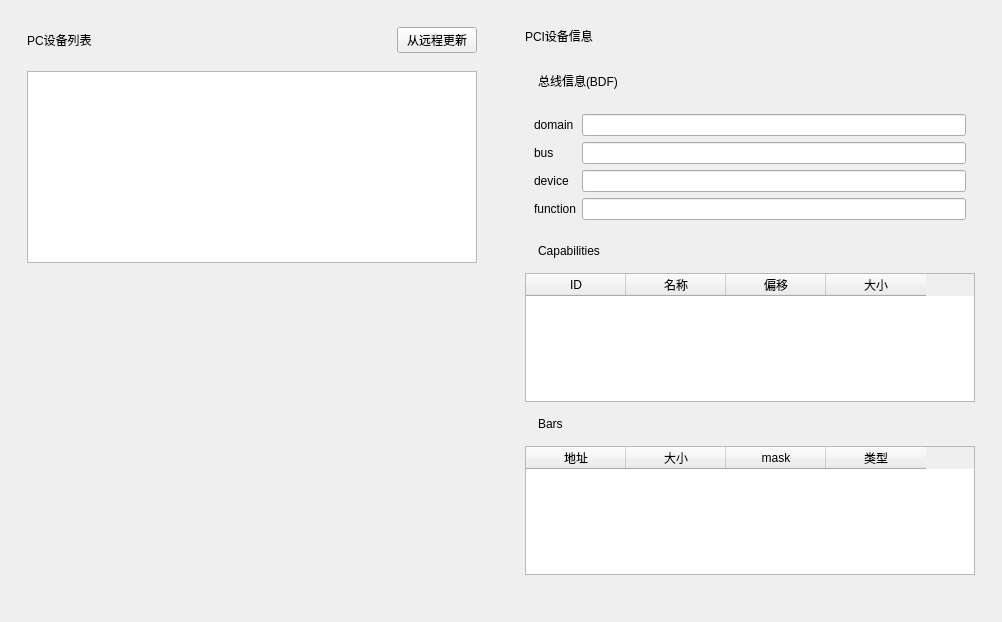
<?xml version="1.0" encoding="UTF-8"?>
<ui version="4.0">
 <class>PCIDevicesWidget</class>
 <widget class="QWidget" name="PCIDevicesWidget">
  <property name="geometry">
   <rect>
    <x>0</x>
    <y>0</y>
    <width>1002</width>
    <height>622</height>
   </rect>
  </property>
  <property name="windowTitle">
   <string>Form</string>
  </property>
  <layout class="QVBoxLayout" name="verticalLayout_6">
   <property name="spacing">
    <number>0</number>
   </property>
   <property name="leftMargin">
    <number>0</number>
   </property>
   <property name="topMargin">
    <number>0</number>
   </property>
   <property name="rightMargin">
    <number>0</number>
   </property>
   <property name="bottomMargin">
    <number>0</number>
   </property>
   <item>
    <widget class="QScrollArea" name="scrollarea">
     <property name="frameShape">
      <enum>QFrame::NoFrame</enum>
     </property>
     <property name="widgetResizable">
      <bool>true</bool>
     </property>
     <widget class="QWidget" name="scrollarea_content">
      <property name="geometry">
       <rect>
        <x>0</x>
        <y>0</y>
        <width>1002</width>
        <height>622</height>
       </rect>
      </property>
      <property name="autoFillBackground">
       <bool>true</bool>
      </property>
      <layout class="QVBoxLayout" name="verticalLayout_2">
       <property name="spacing">
        <number>0</number>
       </property>
       <property name="leftMargin">
        <number>0</number>
       </property>
       <property name="topMargin">
        <number>0</number>
       </property>
       <property name="rightMargin">
        <number>0</number>
       </property>
       <property name="bottomMargin">
        <number>20</number>
       </property>
       <item>
        <widget class="QFrame" name="frame_main">
         <property name="frameShape">
          <enum>QFrame::NoFrame</enum>
         </property>
         <property name="frameShadow">
          <enum>QFrame::Raised</enum>
         </property>
         <layout class="QHBoxLayout" name="horizontalLayout_2">
          <property name="spacing">
           <number>12</number>
          </property>
          <item>
           <widget class="QFrame" name="frame_left">
            <property name="frameShape">
             <enum>QFrame::NoFrame</enum>
            </property>
            <property name="frameShadow">
             <enum>QFrame::Raised</enum>
            </property>
            <layout class="QVBoxLayout" name="verticalLayout_4">
             <item>
              <widget class="QFrame" name="frame_pci_device">
               <property name="frameShape">
                <enum>QFrame::NoFrame</enum>
               </property>
               <property name="frameShadow">
                <enum>QFrame::Raised</enum>
               </property>
               <layout class="QVBoxLayout" name="verticalLayout">
                <property name="spacing">
                 <number>0</number>
                </property>
                <property name="leftMargin">
                 <number>0</number>
                </property>
                <property name="topMargin">
                 <number>0</number>
                </property>
                <property name="rightMargin">
                 <number>0</number>
                </property>
                <property name="bottomMargin">
                 <number>0</number>
                </property>
                <item>
                 <widget class="QFrame" name="frame_pci_device_title">
                  <property name="sizePolicy">
                   <sizepolicy hsizetype="Preferred" vsizetype="Fixed">
                    <horstretch>0</horstretch>
                    <verstretch>0</verstretch>
                   </sizepolicy>
                  </property>
                  <property name="frameShape">
                   <enum>QFrame::NoFrame</enum>
                  </property>
                  <property name="frameShadow">
                   <enum>QFrame::Raised</enum>
                  </property>
                  <layout class="QHBoxLayout" name="horizontalLayout_3">
                   <item>
                    <widget class="QLabel" name="label_pci_device">
                     <property name="text">
                      <string>PC设备列表</string>
                     </property>
                    </widget>
                   </item>
                   <item>
                    <spacer name="horizontalSpacer">
                     <property name="orientation">
                      <enum>Qt::Horizontal</enum>
                     </property>
                     <property name="sizeHint" stdset="0">
                      <size>
                       <width>40</width>
                       <height>20</height>
                      </size>
                     </property>
                    </spacer>
                   </item>
                   <item>
                    <widget class="QPushButton" name="btn_update">
                     <property name="text">
                      <string>从远程更新</string>
                     </property>
                    </widget>
                   </item>
                  </layout>
                 </widget>
                </item>
                <item>
                 <widget class="QFrame" name="frame_content">
                  <property name="frameShape">
                   <enum>QFrame::NoFrame</enum>
                  </property>
                  <property name="frameShadow">
                   <enum>QFrame::Raised</enum>
                  </property>
                  <layout class="QVBoxLayout" name="verticalLayout_3">
                   <item>
                    <widget class="QListWidget" name="listwidget_pci_devices">
                     <property name="sizePolicy">
                      <sizepolicy hsizetype="Expanding" vsizetype="Preferred">
                       <horstretch>0</horstretch>
                       <verstretch>0</verstretch>
                      </sizepolicy>
                     </property>
                     <property name="alternatingRowColors">
                      <bool>true</bool>
                     </property>
                    </widget>
                   </item>
                  </layout>
                 </widget>
                </item>
               </layout>
              </widget>
             </item>
             <item>
              <spacer name="verticalSpacer_2">
               <property name="orientation">
                <enum>Qt::Vertical</enum>
               </property>
               <property name="sizeHint" stdset="0">
                <size>
                 <width>20</width>
                 <height>0</height>
                </size>
               </property>
              </spacer>
             </item>
            </layout>
           </widget>
          </item>
          <item>
           <widget class="QFrame" name="frame_right">
            <property name="sizePolicy">
             <sizepolicy hsizetype="Expanding" vsizetype="Preferred">
              <horstretch>0</horstretch>
              <verstretch>0</verstretch>
             </sizepolicy>
            </property>
            <property name="frameShape">
             <enum>QFrame::NoFrame</enum>
            </property>
            <property name="frameShadow">
             <enum>QFrame::Raised</enum>
            </property>
            <layout class="QVBoxLayout" name="verticalLayout_5">
             <item>
              <widget class="QFrame" name="frame_pcidevice_info">
               <property name="frameShape">
                <enum>QFrame::NoFrame</enum>
               </property>
               <property name="frameShadow">
                <enum>QFrame::Raised</enum>
               </property>
               <layout class="QVBoxLayout" name="verticalLayout_7">
                <property name="spacing">
                 <number>0</number>
                </property>
                <property name="leftMargin">
                 <number>0</number>
                </property>
                <property name="topMargin">
                 <number>0</number>
                </property>
                <property name="rightMargin">
                 <number>0</number>
                </property>
                <property name="bottomMargin">
                 <number>0</number>
                </property>
                <item>
                 <widget class="QFrame" name="frame_pcidevice_info_title">
                  <property name="sizePolicy">
                   <sizepolicy hsizetype="Preferred" vsizetype="Fixed">
                    <horstretch>0</horstretch>
                    <verstretch>0</verstretch>
                   </sizepolicy>
                  </property>
                  <property name="frameShape">
                   <enum>QFrame::NoFrame</enum>
                  </property>
                  <property name="frameShadow">
                   <enum>QFrame::Raised</enum>
                  </property>
                  <layout class="QHBoxLayout" name="horizontalLayout">
                   <item>
                    <widget class="QLabel" name="label">
                     <property name="text">
                      <string>PCI设备信息</string>
                     </property>
                    </widget>
                   </item>
                  </layout>
                 </widget>
                </item>
                <item>
                 <widget class="QFrame" name="frame_pcidevice_info_content">
                  <property name="frameShape">
                   <enum>QFrame::NoFrame</enum>
                  </property>
                  <property name="frameShadow">
                   <enum>QFrame::Raised</enum>
                  </property>
                  <layout class="QVBoxLayout" name="verticalLayout_8">
                   <item>
                    <widget class="QFrame" name="frame_bus_info_title">
                     <property name="sizePolicy">
                      <sizepolicy hsizetype="Preferred" vsizetype="Fixed">
                       <horstretch>0</horstretch>
                       <verstretch>0</verstretch>
                      </sizepolicy>
                     </property>
                     <property name="frameShape">
                      <enum>QFrame::NoFrame</enum>
                     </property>
                     <property name="frameShadow">
                      <enum>QFrame::Raised</enum>
                     </property>
                     <layout class="QHBoxLayout" name="horizontalLayout_4">
                      <property name="leftMargin">
                       <number>0</number>
                      </property>
                      <property name="rightMargin">
                       <number>0</number>
                      </property>
                      <item>
                       <widget class="QLabel" name="label_bus_info_tag">
                        <property name="sizePolicy">
                         <sizepolicy hsizetype="Fixed" vsizetype="Preferred">
                          <horstretch>0</horstretch>
                          <verstretch>0</verstretch>
                         </sizepolicy>
                        </property>
                        <property name="text">
                         <string/>
                        </property>
                       </widget>
                      </item>
                      <item>
                       <widget class="QLabel" name="label_bus_info">
                        <property name="text">
                         <string>总线信息(BDF)</string>
                        </property>
                       </widget>
                      </item>
                     </layout>
                    </widget>
                   </item>
                   <item>
                    <widget class="QFrame" name="frame_bus_info">
                     <property name="frameShape">
                      <enum>QFrame::NoFrame</enum>
                     </property>
                     <property name="frameShadow">
                      <enum>QFrame::Raised</enum>
                     </property>
                     <layout class="QGridLayout" name="gridLayout">
                      <item row="2" column="0">
                       <widget class="QLabel" name="label_5">
                        <property name="text">
                         <string>device</string>
                        </property>
                       </widget>
                      </item>
                      <item row="1" column="1">
                       <widget class="QLineEdit" name="lineedit_bus"/>
                      </item>
                      <item row="2" column="1">
                       <widget class="QLineEdit" name="lineedit_device"/>
                      </item>
                      <item row="1" column="0">
                       <widget class="QLabel" name="label_3">
                        <property name="text">
                         <string>bus</string>
                        </property>
                       </widget>
                      </item>
                      <item row="0" column="0">
                       <widget class="QLabel" name="label_4">
                        <property name="text">
                         <string>domain</string>
                        </property>
                       </widget>
                      </item>
                      <item row="3" column="0">
                       <widget class="QLabel" name="label_6">
                        <property name="text">
                         <string>function</string>
                        </property>
                       </widget>
                      </item>
                      <item row="0" column="1">
                       <widget class="QLineEdit" name="lineedit_domain"/>
                      </item>
                      <item row="3" column="1">
                       <widget class="QLineEdit" name="lineedit_func"/>
                      </item>
                     </layout>
                    </widget>
                   </item>
                   <item>
                    <widget class="QFrame" name="frame_caps_title">
                     <property name="frameShape">
                      <enum>QFrame::NoFrame</enum>
                     </property>
                     <property name="frameShadow">
                      <enum>QFrame::Raised</enum>
                     </property>
                     <layout class="QHBoxLayout" name="horizontalLayout_5">
                      <property name="leftMargin">
                       <number>0</number>
                      </property>
                      <property name="rightMargin">
                       <number>0</number>
                      </property>
                      <item>
                       <widget class="QLabel" name="label_caps_tag">
                        <property name="sizePolicy">
                         <sizepolicy hsizetype="Fixed" vsizetype="Preferred">
                          <horstretch>0</horstretch>
                          <verstretch>0</verstretch>
                         </sizepolicy>
                        </property>
                        <property name="text">
                         <string/>
                        </property>
                       </widget>
                      </item>
                      <item>
                       <widget class="QLabel" name="label_caps">
                        <property name="text">
                         <string>Capabilities</string>
                        </property>
                       </widget>
                      </item>
                     </layout>
                    </widget>
                   </item>
                   <item>
                    <widget class="QTableWidget" name="tablewidget_caps">
                     <property name="sizePolicy">
                      <sizepolicy hsizetype="Preferred" vsizetype="Preferred">
                       <horstretch>0</horstretch>
                       <verstretch>0</verstretch>
                      </sizepolicy>
                     </property>
                     <property name="autoScroll">
                      <bool>false</bool>
                     </property>
                     <property name="alternatingRowColors">
                      <bool>true</bool>
                     </property>
                     <column>
                      <property name="text">
                       <string>ID</string>
                      </property>
                     </column>
                     <column>
                      <property name="text">
                       <string>名称</string>
                      </property>
                     </column>
                     <column>
                      <property name="text">
                       <string>偏移</string>
                      </property>
                     </column>
                     <column>
                      <property name="text">
                       <string>大小</string>
                      </property>
                     </column>
                    </widget>
                   </item>
                   <item>
                    <widget class="QFrame" name="frame_bars_title">
                     <layout class="QHBoxLayout" name="horizontalLayout_6">
                      <property name="leftMargin">
                       <number>0</number>
                      </property>
                      <property name="rightMargin">
                       <number>0</number>
                      </property>
                      <item>
                       <widget class="QLabel" name="label_bars_tag">
                        <property name="sizePolicy">
                         <sizepolicy hsizetype="Fixed" vsizetype="Preferred">
                          <horstretch>0</horstretch>
                          <verstretch>0</verstretch>
                         </sizepolicy>
                        </property>
                        <property name="text">
                         <string/>
                        </property>
                       </widget>
                      </item>
                      <item>
                       <widget class="QLabel" name="label_bars">
                        <property name="text">
                         <string>Bars</string>
                        </property>
                       </widget>
                      </item>
                     </layout>
                    </widget>
                   </item>
                   <item>
                    <widget class="QTableWidget" name="tablewidget_bars">
                     <property name="sizePolicy">
                      <sizepolicy hsizetype="Preferred" vsizetype="Expanding">
                       <horstretch>0</horstretch>
                       <verstretch>0</verstretch>
                      </sizepolicy>
                     </property>
                     <property name="autoScroll">
                      <bool>false</bool>
                     </property>
                     <property name="alternatingRowColors">
                      <bool>true</bool>
                     </property>
                     <column>
                      <property name="text">
                       <string>地址</string>
                      </property>
                     </column>
                     <column>
                      <property name="text">
                       <string>大小</string>
                      </property>
                     </column>
                     <column>
                      <property name="text">
                       <string>mask</string>
                      </property>
                     </column>
                     <column>
                      <property name="text">
                       <string>类型</string>
                      </property>
                     </column>
                    </widget>
                   </item>
                  </layout>
                 </widget>
                </item>
               </layout>
              </widget>
             </item>
             <item>
              <spacer name="verticalSpacer_3">
               <property name="orientation">
                <enum>Qt::Vertical</enum>
               </property>
               <property name="sizeHint" stdset="0">
                <size>
                 <width>20</width>
                 <height>0</height>
                </size>
               </property>
              </spacer>
             </item>
            </layout>
           </widget>
          </item>
         </layout>
        </widget>
       </item>
       <item>
        <spacer name="verticalSpacer">
         <property name="orientation">
          <enum>Qt::Vertical</enum>
         </property>
         <property name="sizeHint" stdset="0">
          <size>
           <width>20</width>
           <height>40</height>
          </size>
         </property>
        </spacer>
       </item>
      </layout>
     </widget>
    </widget>
   </item>
  </layout>
 </widget>
 <resources/>
 <connections/>
</ui>
